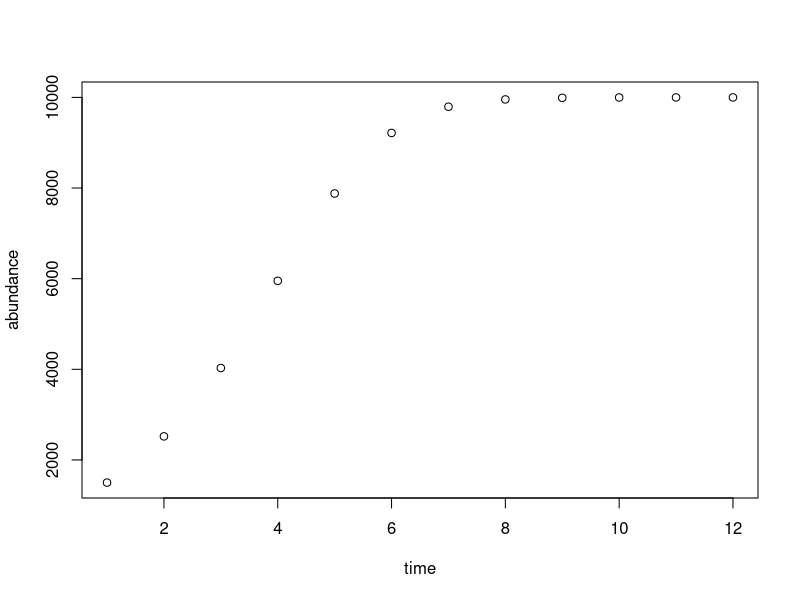

Reproduce this figure in R.
# Script for Lab #8 (= Assignment #7) 
# Yin Zhou
# May 08, 2019


#########

# logistic growth model 
# using for loop to predicts the abundance of the population at time t and store the abundance of the population each time step.

# Function definition:
# r(the intrinsic growth rate), K(the carrying capacity), t(the total number of generations) and p(the initial population size) must be given
logisticGrowth <- function(r, K, t, p) {
    n <- rep(-1, t) # Pre-allocation
    n[1] <- p # initial population
    for (i in 2:t) {
        n[i] <- n[i-1] + ( r * n[i-1] * (K - n[i-1])/K ) # calculate predicted population
        #print(n[i])
    }
    time <- seq(1, t)
    abundance <- n
    plot(time, abundance)
    
    # make a matrix of results:
    result_matrix <- cbind(time, abundance)
    return(result_matrix)
}

# Demonstration of usage:
#call function and get plot made AND results returned
result <- logisticGrowth(0.8, 10000, 12, 1500)
colnames(result) <- c("generations", "abundance")

getwd()
#set working directory
# setwd("")
write.csv(x = result, file = "myfile.csv", row.names = FALSE)
